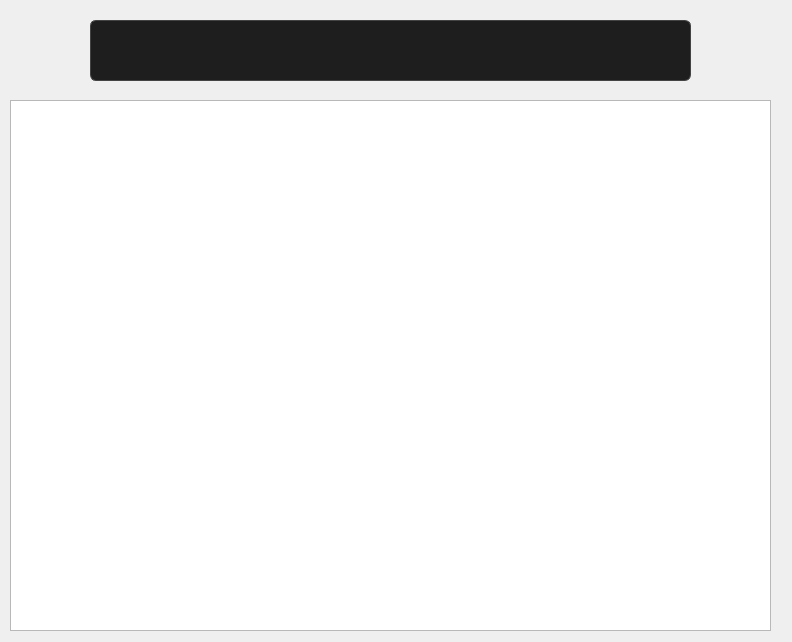
<?xml version="1.0" encoding="UTF-8"?>
<ui version="4.0">
 <class>Form</class>
 <widget class="QWidget" name="Form">
  <property name="geometry">
   <rect>
    <x>0</x>
    <y>0</y>
    <width>792</width>
    <height>642</height>
   </rect>
  </property>
  <property name="windowTitle">
   <string>Form</string>
  </property>
  <property name="styleSheet">
   <string notr="true">QMainWindow {
    background-color: #000000; /* الخلفية الرئيسية سوداء */
}

/* Sidebar */
QListWidget {
    background-color: #1e1e1e;
    color: #ffffff;
    border-radius: 8px;
    font-size: 12pt;
}
QListWidget::item:selected {
    background: #00a8ff;
    color: white;
}
QListWidget::item:hover {
    background: #333333;
}

/* Tabs */
QTabBar::tab {
    font-size: 12pt;
    padding: 8px 20px;
    margin: 4px;
    border-radius: 12px;
    background: #1e1e1e;
    color: #bbbbbb;
}
QTabBar::tab:selected {
    background: #44bd32;
    color: white;
    font-weight: bold;
}
QTabBar::tab:hover {
    background: #4cd137;
    color: white;
}

/* Forms (LineEdits, Labels) */
QLabel {
    color: #ffffff;
    font-size: 11pt;
}
QLineEdit {
    font-size: 11pt;
    padding: 6px;
    border: 1px solid #444444;
    border-radius: 6px;
    background: #1e1e1e;
    color: #ffffff;
}
QLineEdit:focus {
    border: 2px solid #44bd32;
    background: #2c2c2c;
    color: #ffffff;
}

/* Buttons */
QPushButton {
    font-size: 11pt;
    font-weight: bold;
    padding: 8px 16px;
    border-radius: 8px;
    color: white;
    background-color: #1e1e1e;
    border: 1px solid #444;
}
QPushButton#add {
    background-color: #44bd32;
}
QPushButton#add:hover {
    background-color: #4cd137;
}
QPushButton#update {
    background-color: #0097e6;
}
QPushButton#update:hover {
    background-color: #00a8ff;
}
QPushButton#delete {
    background-color: #e84118;
}
QPushButton#delete:hover {
    background-color: #c23616;
}
</string>
  </property>
  <widget class="QLineEdit" name="searchInput">
   <property name="geometry">
    <rect>
     <x>90</x>
     <y>20</y>
     <width>601</width>
     <height>61</height>
    </rect>
   </property>
   <property name="text">
    <string/>
   </property>
  </widget>
  <widget class="QTableWidget" name="tripsTable">
   <property name="geometry">
    <rect>
     <x>10</x>
     <y>100</y>
     <width>761</width>
     <height>531</height>
    </rect>
   </property>
   <property name="styleSheet">
    <string notr="true">QMainWindow {
    background-color: #000000; /* الخلفية الرئيسية سوداء */
}

/* Sidebar */
QListWidget {
    background-color: #1e1e1e;
    color: #ffffff;
    border-radius: 8px;
    font-size: 12pt;
}
QListWidget::item:selected {
    background: #00a8ff;
    color: white;
}
QListWidget::item:hover {
    background: #333333;
}

/* Tabs */
QTabBar::tab {
    font-size: 12pt;
    padding: 8px 20px;
    margin: 4px;
    border-radius: 12px;
    background: #1e1e1e;
    color: #bbbbbb;
}
QTabBar::tab:selected {
    background: #44bd32;
    color: white;
    font-weight: bold;
}
QTabBar::tab:hover {
    background: #4cd137;
    color: white;
}

/* Forms (LineEdits, Labels) */
QLabel {
    color: #ffffff;
    font-size: 11pt;
}
QLineEdit {
    font-size: 11pt;
    padding: 6px;
    border: 1px solid #444444;
    border-radius: 6px;
    background: #1e1e1e;
    color: #ffffff;
}
QLineEdit:focus {
    border: 2px solid #44bd32;
    background: #2c2c2c;
    color: #ffffff;
}

/* Buttons */
QPushButton {
    font-size: 11pt;
    font-weight: bold;
    padding: 8px 16px;
    border-radius: 8px;
    color: white;
    background-color: #1e1e1e;
    border: 1px solid #444;
}
QPushButton#add {
    background-color: #44bd32;
}
QPushButton#add:hover {
    background-color: #4cd137;
}
QPushButton#update {
    background-color: #0097e6;
}
QPushButton#update:hover {
    background-color: #00a8ff;
}
QPushButton#delete {
    background-color: #e84118;
}
QPushButton#delete:hover {
    background-color: #c23616;
}
</string>
   </property>
  </widget>
 </widget>
 <resources/>
 <connections/>
</ui>
